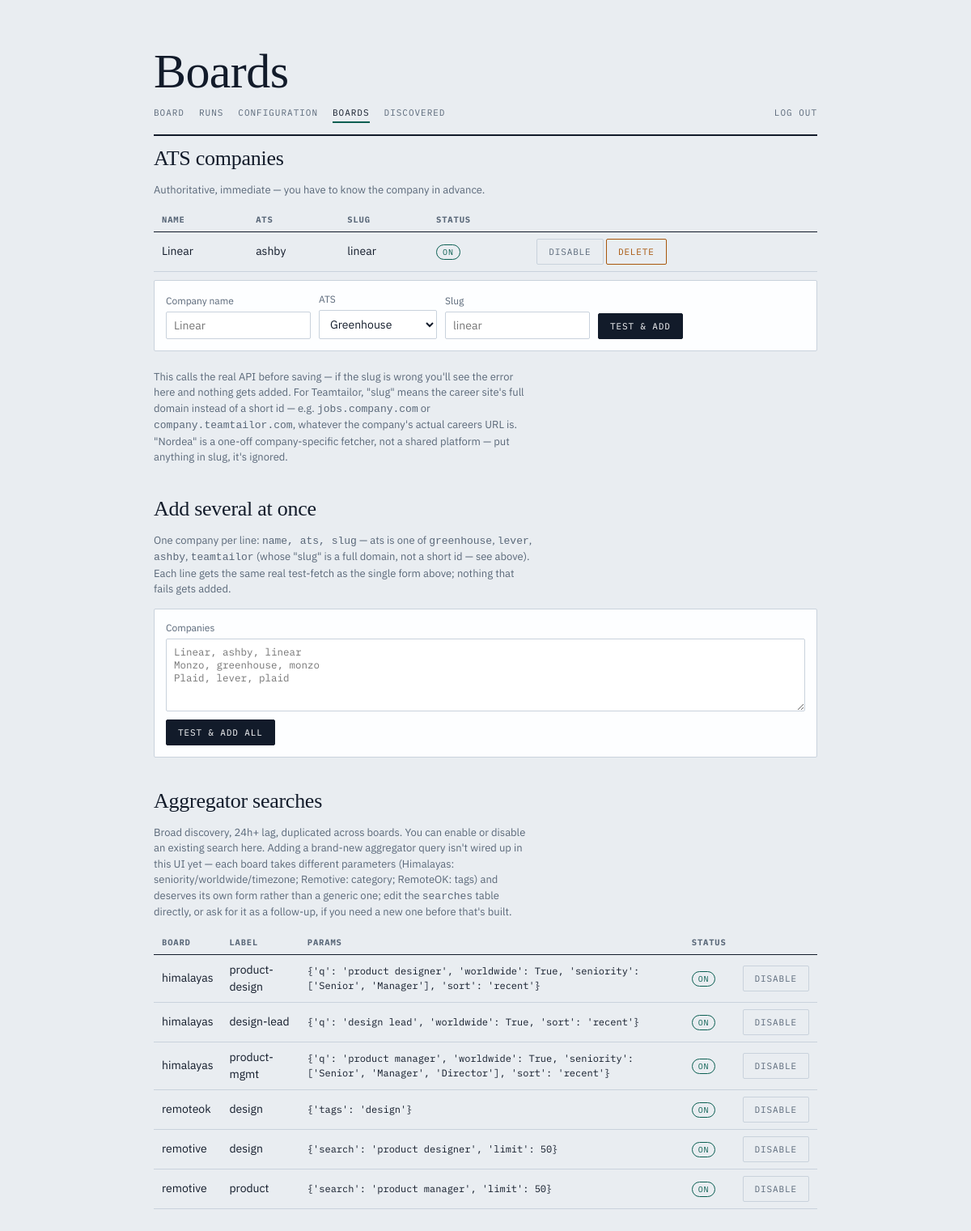
Page /boards (signed in) on the earlier database version.
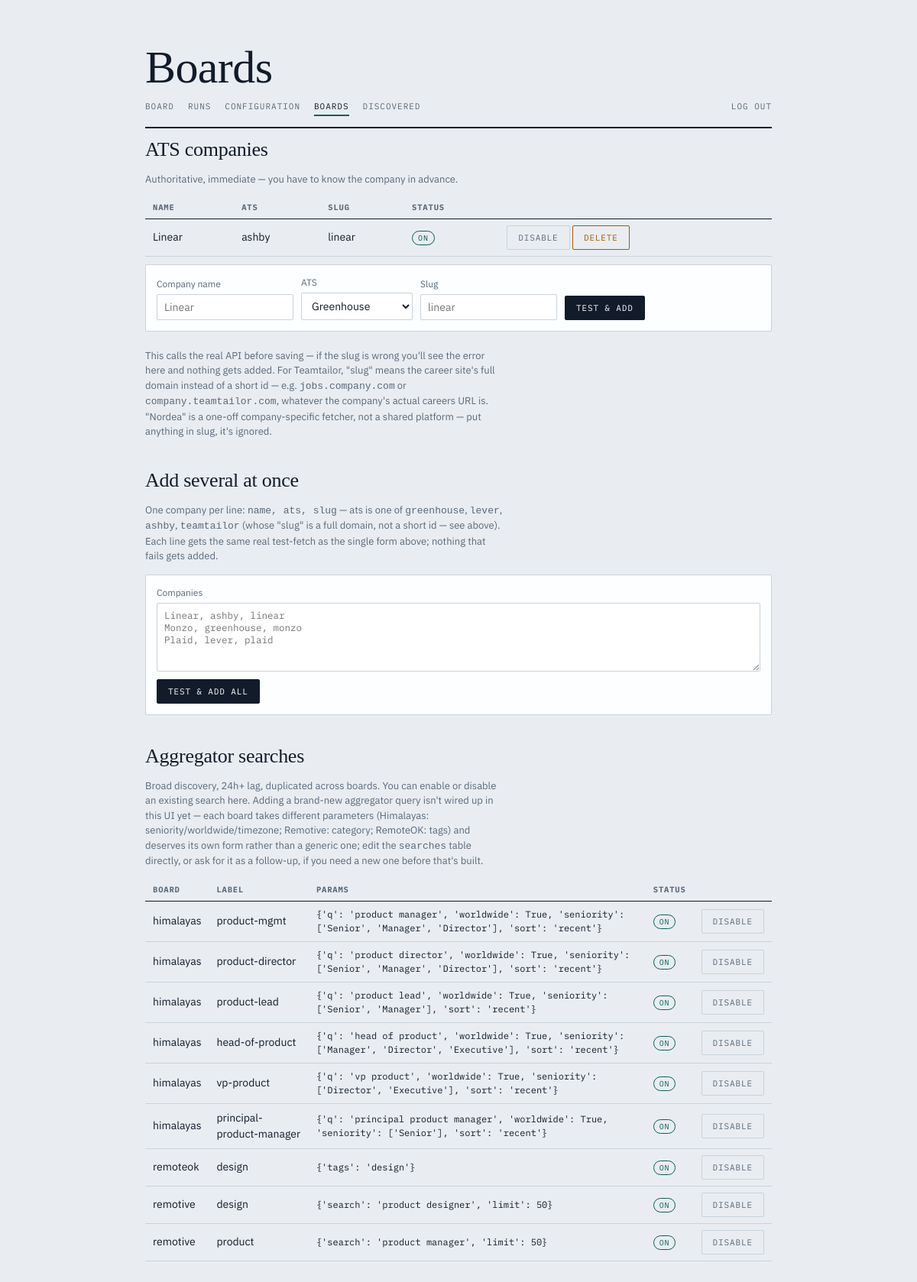
Same page on the later database version.
### tables this page shows
CREATE TABLE boards (
    id           INTEGER PRIMARY KEY AUTOINCREMENT,
    name         TEXT NOT NULL,
    kind         TEXT NOT NULL DEFAULT 'builtin' CHECK (kind IN ('builtin', 'custom')),
    adapter      TEXT NOT NULL,
    base_url     TEXT NOT NULL DEFAULT '',
    field_map    TEXT,
    enabled      INTEGER NOT NULL DEFAULT 1,
    last_ok_at   TEXT,
    last_error   TEXT
);

CREATE TABLE searches (
    id       INTEGER PRIMARY KEY AUTOINCREMENT,
    board_id INTEGER NOT NULL REFERENCES boards(id),
    label    TEXT NOT NULL DEFAULT '',
    params   TEXT NOT NULL DEFAULT '{}',
    enabled  INTEGER NOT NULL DEFAULT 1
);

### web.py (the view)
@app.get("/boards", response_class=HTMLResponse)
def boards_page(request: Request):
    with db.connect() as conn:
        db.init_schema(conn)
        all_boards = db.list_boards(conn)
        companies = [b for b in all_boards if b["adapter"] in ("greenhouse", "lever", "ashby", "teamtailor", "nordea")]
        searches = db.list_searches(conn)
    return templates.TemplateResponse(request, "boards.html", {
        "active": "boards",
        "companies": companies, "searches": searches,
        "prefill_name": request.query_params.get("prefill_name", ""),
        "prefill_slug": request.query_params.get("prefill_slug", ""),
        **flash_ctx(request),
    })

### templates/boards.html (shortened to what this page needs)
{% extends "base.html" %}
{% block h1 %}Boards{% endblock %}
{% block content %}
<h2 class="section">ATS companies</h2>
<p class="hint">Authoritative, immediate — you have to know the company in advance.</p>
{% if not companies %}
<div class="empty">No companies yet. Add one below, or promote one from the discovered list.</div>
{% else %}
<table class="grid">
  <tr><th>name</th><th>ats</th><th>slug</th><th>status</th><th></th></tr>
  {% for b in companies %}
  <tr>
    <td>{{ b.name }}</td>
    <td>{{ b.adapter }}</td>
    <td>{{ b.base_url }}</td>
    <td><span class="pill {{ 'on' if b.enabled else 'off' }}">{{ 'on' if b.enabled else 'off' }}</span></td>
    <td>
      <form class="inline" method="post" action="/boards/{{ b.id }}/toggle">
        <button class="ghost" type="submit">{{ 'disable' if b.enabled else 'enable' }}</button>
      </form>
      <form class="inline" method="post" action="/boards/{{ b.id }}/delete">
        <button class="danger" type="submit">delete</button>
      </form>
    </td>
  </tr>
  {% endfor %}
</table>
{% endif %}
<form class="row-form" method="post" action="/boards/add">
  <label>Company name<input type="text" name="name" placeholder="Linear" value="{{ prefill_name }}" required></label>
  <label>ATS
    <select name="adapter">
      <option value="greenhouse">Greenhouse</option>
    </select>
  </label>
  <label>Slug<input type="text" name="slug" placeholder="linear" value="{{ prefill_slug }}" required></label>
  <button type="submit">Test &amp; add</button>
</form>
<p class="hint">This calls the real API before saving — if the slug is wrong
you'll see the error here and nothing gets added. For Teamtailor, "slug"
means the career site's full domain instead of a short id — e.g.
<code>jobs.company.com</code> or <code>company.teamtailor.com</code>,
whatever the company's actual careers URL is. "Nordea" is a one-off
company-specific fetcher, not a shared platform — put anything in slug,
it's ignored.</p>
<h2 class="section">Add several at once</h2>
<p class="hint">One company per line: <code>name, ats, slug</code> — ats is
one of <code>greenhouse</code>, <code>lever</code>, <code>ashby</code>,
<code>teamtailor</code> (whose "slug" is a full domain, not a short id — see
above). Each line gets the same real test-fetch as the single form above;
nothing that fails gets added.</p>
<form class="row-form" method="post" action="/boards/bulk_add" style="display:block">
  <label style="width:100%">Companies
    <textarea name="companies" style="width:100%" placeholder="Linear, ashby, linear&#10;Monzo, greenhouse, monzo&#10;Plaid, lever, plaid"></textarea>
  </label>
  <div style="margin-top:10px"><button type="submit">Test &amp; add all</button></div>
</form>
<h2 class="section">Aggregator searches</h2>
<p class="hint">Broad discovery, 24h+ lag, duplicated across boards. You can
enable or disable an existing search here. Adding a brand-new aggregator
query isn't wired up in this UI yet — each board takes different
parameters (Himalayas: seniority/worldwide/timezone; Remotive: category;
RemoteOK: tags) and deserves its own form rather than a generic one; edit
the <code>searches</code> table directly, or ask for it as a follow-up, if
you need a new one before that's built.</p>
{% if not searches %}
<div class="empty">No aggregator searches configured.</div>
{% else %}
<table class="grid">
  <tr><th>board</th><th>label</th><th>params</th><th>status</th><th></th></tr>
  {% for s in searches %}
  <tr>
    <td>{{ s.board_adapter }}</td>
    <td>{{ s.label }}</td>
    <td style="font-family:'IBM Plex Mono',monospace; font-size:12px">{{ s.params }}</td>
    <td><span class="pill {{ 'on' if s.enabled else 'off' }}">{{ 'on' if s.enabled else 'off' }}</span></td>
    <td>
      <form class="inline" method="post" action="/searches/{{ s.id }}/toggle">
        <button class="ghost" type="submit">{{ 'disable' if s.enabled else 'enable' }}</button>
      </form>
    </td>
  </tr>
  {% endfor %}
</table>
{% endif %}
{% endblock %}

### templates/base.html (shortened to what this page needs)
<!doctype html>
<html lang="en">
<head>
</head>
<body>
<div class="wrap">
<header>
  <h1>{% block h1 %}Job Ledger{% endblock %}</h1>
  <div class="nav">
    <a href="/" aria-current="{{ 'page' if active == 'board' else 'false' }}">Board</a>
    <a href="/runs" aria-current="{{ 'page' if active == 'runs' else 'false' }}">Runs</a>
    <a href="/config" aria-current="{{ 'page' if active == 'config' else 'false' }}">Configuration</a>
    <a href="/boards" aria-current="{{ 'page' if active == 'boards' else 'false' }}">Boards</a>
    <a href="/discovered" aria-current="{{ 'page' if active == 'discovered' else 'false' }}">Discovered</a>
    <a href="/logout" style="margin-left:auto">Log out</a>
  </div>
</header>
{% block content %}{% endblock %}
</div>
</body>
</html>

### templates/base.html (style rules this page uses)
h2.section { font-family:"Instrument Serif",Georgia,serif; font-weight:400; font-size:26px; margin:34px 0 10px; letter-spacing:-.01em; }
h2.section:first-of-type { margin-top:6px }
table.grid { width:100%; border-collapse:collapse; margin-bottom:10px }
table.grid th { font-family:"IBM Plex Mono",ui-monospace,monospace; font-size:10.5px; letter-spacing:.08em; text-transform:uppercase; color:var(--soft); text-align:left; padding:6px 10px; border-bottom:1px solid var(--ink); }
table.grid td { padding:8px 10px; border-bottom:1px solid var(--rule); font-size:14px; vertical-align:middle; }
form.inline { display:inline }
form.row-form { display:flex; flex-wrap:wrap; gap:10px; align-items:flex-end; background:var(--card); border:1px solid var(--rule); border-radius:2px; padding:14px; margin-bottom:22px; }
form.row-form label { display:flex; flex-direction:column; gap:4px; font-size:12px; color:var(--soft) }
input[type=text],input[type=number],textarea,select { font-family:"IBM Plex Sans",system-ui,sans-serif; font-size:14px; border:1px solid var(--rule); border-radius:2px; padding:7px 9px; background:#fff; color:var(--ink); }
textarea { font-family:"IBM Plex Mono",ui-monospace,monospace; font-size:12.5px; min-height:90px; resize:vertical }
button { font-family:"IBM Plex Mono",ui-monospace,monospace; font-size:11px; letter-spacing:.08em; text-transform:uppercase; cursor:pointer; border:1px solid var(--ink); border-radius:2px; background:var(--ink); color:var(--card); padding:8px 14px; }
button.ghost { background:transparent; color:var(--soft); border-color:var(--rule) }
button.danger { background:transparent; color:var(--fresh); border-color:var(--fresh) }
.pill { font-family:"IBM Plex Mono",ui-monospace,monospace; font-size:10px; letter-spacing:.08em; text-transform:uppercase; padding:2px 7px; border-radius:10px; border:1px solid var(--rule); color:var(--soft); }
.pill.on { color:var(--strong); border-color:var(--strong) }
.hint { color:var(--soft); font-size:13px; max-width:60ch; margin-bottom:14px }

Differences in the rows shown:
removed searches: board_adapter "himalayas", label "product-design", params "{'q': 'product designer', 'worldwide': True, 'seniority': ['Senior', 'Manager'], 'sort': 'recent'}", enabled "ON", enabled "DISABLE"
removed searches: board_adapter "himalayas", label "design-lead", params "{'q': 'design lead', 'worldwide': True, 'sort': 'recent'}", enabled "ON", enabled "DISABLE"
added searches: board_adapter "himalayas", label "product-director", params "{'q': 'product director', 'worldwide': True, 'seniority': ['Senior', 'Manager', 'Director'], 'sort': 'recent'}", enabled "ON", enabled "DISABLE"
added searches: board_adapter "himalayas", label "product-lead", params "{'q': 'product lead', 'worldwide': True, 'seniority': ['Senior', 'Manager'], 'sort': 'recent'}", enabled "ON", enabled "DISABLE"
added searches: board_adapter "himalayas", label "head-of-product", params "{'q': 'head of product', 'worldwide': True, 'seniority': ['Manager', 'Director', 'Executive'], 'sort': 'recent'}", enabled "ON", enabled "DISABLE"
added searches: board_adapter "himalayas", label "vp-product", params "{'q': 'vp product', 'worldwide': True, 'seniority': ['Director', 'Executive'], 'sort': 'recent'}", enabled "ON", enabled "DISABLE"
added searches: board_adapter "himalayas", label "principal-product-manager", params "{'q': 'principal product manager', 'worldwide': True, 'seniority': ['Senior'], 'sort': 'recent'}", enabled "ON", enabled "DISABLE"
